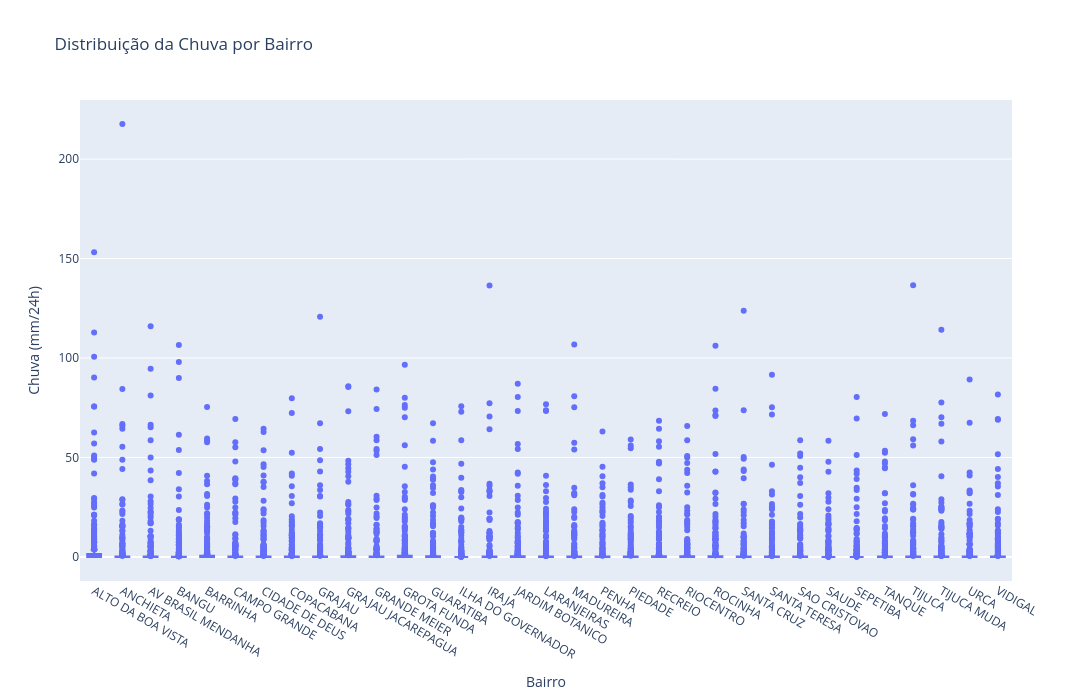

Notebook source saved alongside this figure:
### Code cell
fig = px.box(
    df_24h,
    x='Bairro',
    y='24 h',
    points='outliers',
    title='Distribuição da Chuva por Bairro'
)

fig.update_layout(
    xaxis_title='Bairro',
    yaxis_title='Chuva (mm/24h)',
    width=1400,
    height=700
)

fig.show()

### Figure 1 — Plotly figure (JSON) as saved in the notebook; plotly's stock layout.template omitted (floating-point values rounded to 4 significant figures; data arrays with more than 128 entries replaced by an {"elided": "..."} marker saying what was removed)
{"data": [{"alignmentgroup": "True", "boxpoints": "outliers", "hovertemplate": "Bairro=%{x}<br>24 h=%{y}<extra></extra>", "legendgroup": "", "marker": {"color": "#636efa"}, "name": "", "notched": false, "offsetgroup": "", "orientation": "v", "showlegend": false, "type": "box", "x": {"elided": "8052 str values"}, "x0": " ", "xaxis": "x", "y": {"elided": "8052 float values"}, "y0": " ", "yaxis": "y"}], "layout": {"boxmode": "group", "height": 700, "legend": {"tracegroupgap": 0}, "title": {"text": "Distribuição da Chuva por Bairro"}, "width": 1400, "xaxis": {"anchor": "y", "domain": [0, 1], "title": {"text": "Bairro"}}, "yaxis": {"anchor": "x", "domain": [0, 1], "title": {"text": "Chuva (mm/24h)"}}}}
